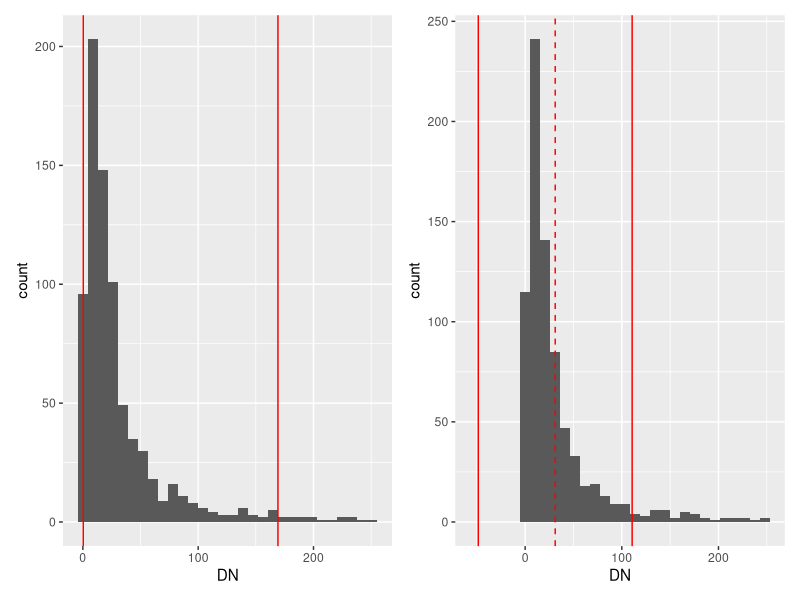

Source code (R):
## ---- chunk 1
library(ggplot2)
library(patchwork)
set.seed(1979)
x <- data.frame(DN = rlnorm(1000,2.10,1.7) + rnorm(1000,0,10))
x[x < 0 | x > 255] <- NA
mx <- mean(x$DN, na.rm=T)
sdx <- sd(x$DN, na.rm=T)
p02 <- quantile(x$DN,probs = 0.02, na.rm=T)
p98 <- quantile(x$DN,probs = 0.98, na.rm=T)

p1 <- ggplot(x,aes(DN)) + geom_histogram() +
  geom_vline(xintercept=c(p02,p98), color='red') 
  
p2 <- ggplot(x,aes(DN)) + geom_histogram() +
  geom_vline(xintercept=c(mx-2*sdx,mx+2*sdx), color='red') +
  geom_vline(xintercept=c(mx), color='red', linetype = "dashed")


p1 + p2  
